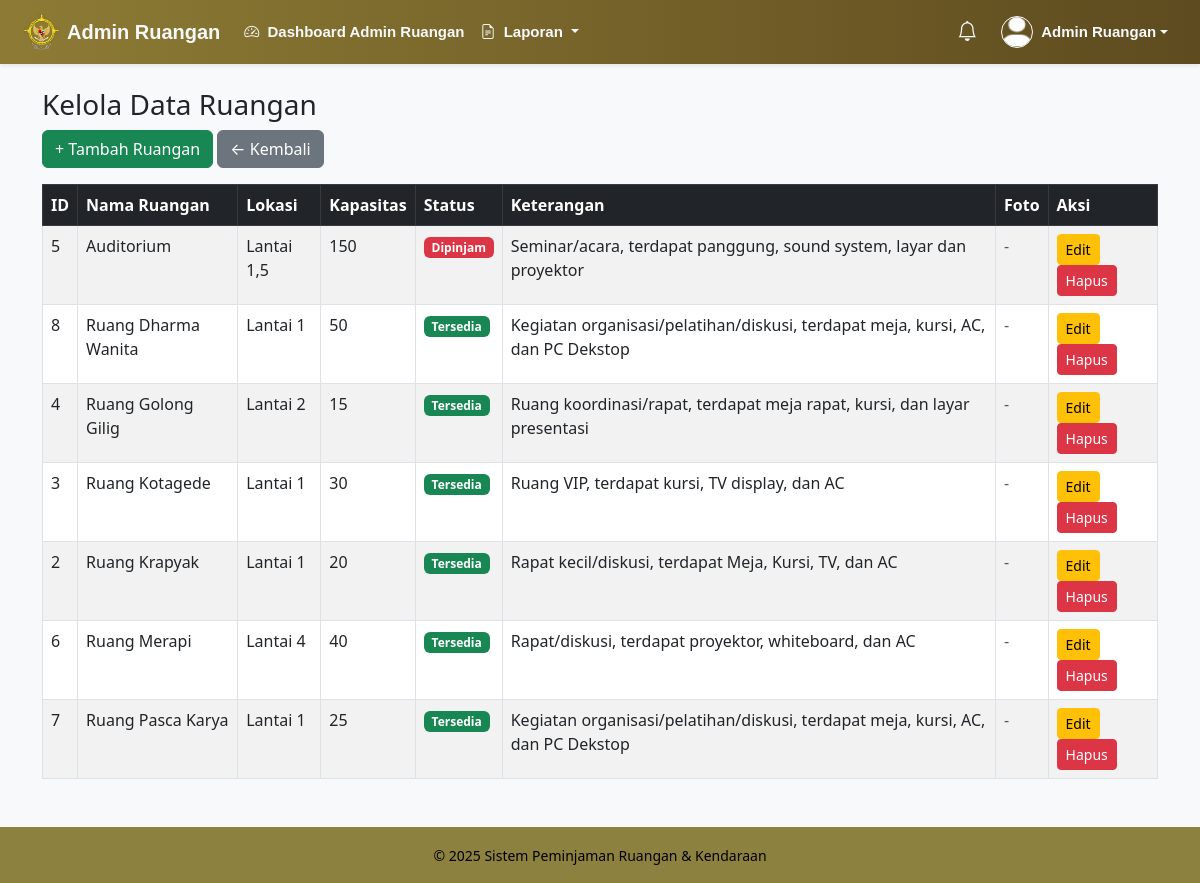
The page /pages/ruangan_crud.php (signed in) on the database its author committed.
### tables this page shows
CREATE TABLE `ruangan` (
  `id` int(11) NOT NULL,
  `nama_ruangan` varchar(100) NOT NULL,
  `lokasi` varchar(100) DEFAULT NULL,
  `kapasitas` int(11) DEFAULT NULL,
  `status` enum('tersedia','dipinjam') DEFAULT 'tersedia',
  `keterangan` text DEFAULT NULL,
  `foto` varchar(255) DEFAULT NULL
);

### pages/ruangan_crud.php (the view, shortened to what this page needs)
<?php
include("../includes/header.php");
include("../includes/navbar.php");
$action = $_GET['action'] ?? '';
$id = $_GET['id'] ?? null;
?>
<div class="container mt-4">
    <h3>Kelola Data Ruangan</h3>
    <a href="?action=tambah" class="btn btn-success mb-3">+ Tambah Ruangan</a>
    <a href="../modules/admin/admin_ruangan.php" class="btn btn-secondary mb-3">← Kembali</a>
    <?php if ($action == 'tambah'): ?>
        <form method="post" enctype="multipart/form-data">
            <input type="text" name="nama_ruangan" class="form-control mb-2" placeholder="Nama Ruangan" required>
            <input type="text" name="lokasi" class="form-control mb-2" placeholder="Lokasi" required>
            <input type="number" name="kapasitas" class="form-control mb-2" placeholder="Kapasitas" required>
            <select name="status" class="form-control mb-2">
                <option value="tersedia">Tersedia</option>
                <option value="dipinjam">Dipinjam</option>
            </select>
            <textarea name="keterangan" class="form-control mb-2" placeholder="Keterangan tambahan..."></textarea>
            <input type="file" name="foto" class="form-control mb-3" accept="image/*">
            <button name="tambah" class="btn btn-primary">Simpan</button>
        </form>
    <?php else: ?>
        <table class="table table-bordered table-striped">
            <thead class="table-dark">
                <tr>
                    <th>ID</th>
                    <th>Nama Ruangan</th>
                    <th>Lokasi</th>
                    <th>Kapasitas</th>
                    <th>Status</th>
                    <th>Keterangan</th>
                    <th>Foto</th>
                    <th>Aksi</th>
                </tr>
            </thead>
            <tbody>
            <?php
            $res = $con->query("SELECT * FROM ruangan ORDER BY nama_ruangan ASC");
            while($d=$res->fetch_assoc()):
            ?>
                <tr>
                    <td><?= $d['id'] ?></td>
                    <td><?= htmlspecialchars($d['nama_ruangan']) ?></td>
                    <td><?= htmlspecialchars($d['lokasi']) ?></td>
                    <td><?= htmlspecialchars($d['kapasitas']) ?></td>
                    <td><span class="badge bg-<?= $d['status']=='tersedia'?'success':'danger' ?>"><?= ucfirst($d['status']) ?></span></td>
                    <td><?= htmlspecialchars($d['keterangan']) ?></td>
                    <td>
                        <?php if ($d['foto'] && file_exists("../".$d['foto'])): ?>
                            <img src="../<?= $d['foto'] ?>" width="80">
                        <?php else: ?>
                            <span class="text-muted">-</span>
                        <?php endif; ?>
                    </td>
                    <td>
                        <a href="?action=edit&id=<?= $d['id'] ?>" class="btn btn-warning btn-sm">Edit</a>
                        <a href="?hapus=<?= $d['id'] ?>" class="btn btn-danger btn-sm" onclick="return confirm('Hapus ruangan ini?')">Hapus</a>
                    </td>
                </tr>
            <?php endwhile; ?>
            </tbody>
        </table>
    <?php endif; ?>
</div>
<?php include("../includes/footer.php"); ?>

### rows shown on the page
ruangan: id "5", nama_ruangan "Auditorium", lokasi "Lantai 1,5", kapasitas "150", status "Dipinjam", keterangan "Seminar/acara, terdapat panggung, sound system, layar dan proyektor"
ruangan: id "8", nama_ruangan "Ruang Dharma Wanita", lokasi "Lantai 1", kapasitas "50", status "Tersedia", keterangan "Kegiatan organisasi/pelatihan/diskusi, terdapat meja, kursi, AC, dan PC Dekstop"
ruangan: id "4", nama_ruangan "Ruang Golong Gilig", lokasi "Lantai 2", kapasitas "15", status "Tersedia", keterangan "Ruang koordinasi/rapat, terdapat meja rapat, kursi, dan layar presentasi"
ruangan: id "3", nama_ruangan "Ruang Kotagede", lokasi "Lantai 1", kapasitas "30", status "Tersedia", keterangan "Ruang VIP, terdapat kursi, TV display, dan AC"
ruangan: id "2", nama_ruangan "Ruang Krapyak", lokasi "Lantai 1", kapasitas "20", status "Tersedia", keterangan "Rapat kecil/diskusi, terdapat Meja, Kursi, TV, dan AC"
ruangan: id "6", nama_ruangan "Ruang Merapi", lokasi "Lantai 4", kapasitas "40", status "Tersedia", keterangan "Rapat/diskusi, terdapat proyektor, whiteboard, dan AC"
ruangan: id "7", nama_ruangan "Ruang Pasca Karya", lokasi "Lantai 1", kapasitas "25", status "Tersedia", keterangan "Kegiatan organisasi/pelatihan/diskusi, terdapat meja, kursi, AC, dan PC Dekstop"

### other values the page prints
$systemTitle "Admin Ruangan"
$label "Dashboard Admin Ruangan"
$nama "Admin Ruangan"
